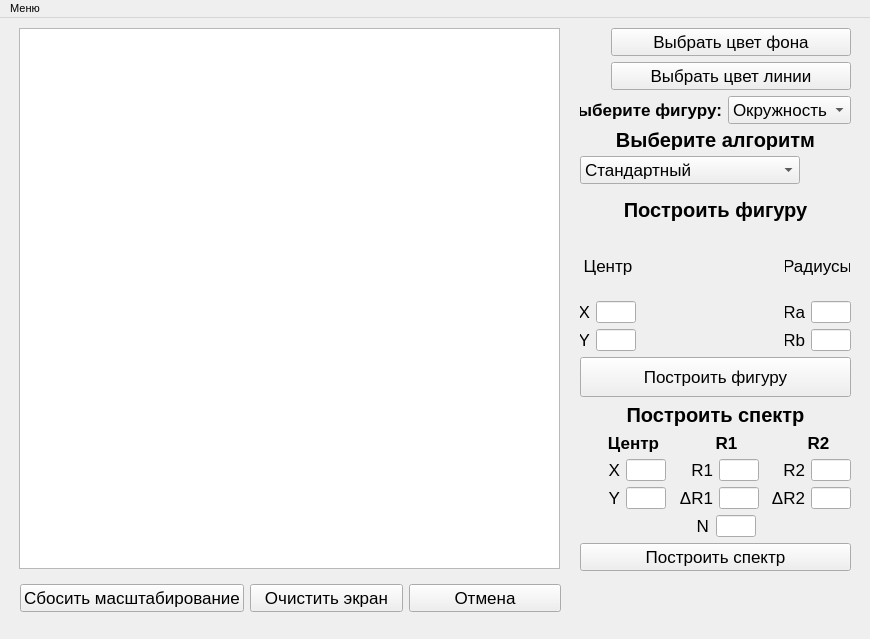
<?xml version="1.0" encoding="UTF-8"?>
<ui version="4.0">
 <class>MainWindow</class>
 <widget class="QMainWindow" name="MainWindow">
  <property name="geometry">
   <rect>
    <x>0</x>
    <y>0</y>
    <width>870</width>
    <height>639</height>
   </rect>
  </property>
  <property name="maximumSize">
   <size>
    <width>16777215</width>
    <height>16777215</height>
   </size>
  </property>
  <property name="font">
   <font>
    <pointsize>8</pointsize>
   </font>
  </property>
  <property name="windowTitle">
   <string>Лабораторная работа №4</string>
  </property>
  <widget class="QWidget" name="centralwidget">
   <widget class="QSplitter" name="splitter">
    <property name="geometry">
     <rect>
      <x>19</x>
      <y>10</y>
      <width>541</width>
      <height>541</height>
     </rect>
    </property>
    <property name="orientation">
     <enum>Qt::Vertical</enum>
    </property>
    <widget class="QGraphicsView" name="graphicsView">
     <property name="maximumSize">
      <size>
       <width>16777215</width>
       <height>16777215</height>
      </size>
     </property>
     <property name="verticalScrollBarPolicy">
      <enum>Qt::ScrollBarAsNeeded</enum>
     </property>
     <property name="horizontalScrollBarPolicy">
      <enum>Qt::ScrollBarAsNeeded</enum>
     </property>
    </widget>
   </widget>
   <widget class="QWidget" name="verticalLayoutWidget_2">
    <property name="geometry">
     <rect>
      <x>580</x>
      <y>10</y>
      <width>271</width>
      <height>543</height>
     </rect>
    </property>
    <layout class="QVBoxLayout" name="verticalLayout_7">
     <item>
      <layout class="QHBoxLayout" name="horizontalLayout_19">
       <item>
        <widget class="QLabel" name="label_bc">
         <property name="maximumSize">
          <size>
           <width>25</width>
           <height>25</height>
          </size>
         </property>
         <property name="text">
          <string/>
         </property>
        </widget>
       </item>
       <item>
        <widget class="QPushButton" name="pushButton_back_color">
         <property name="font">
          <font>
           <pointsize>13</pointsize>
          </font>
         </property>
         <property name="text">
          <string>Выбрать цвет фона</string>
         </property>
        </widget>
       </item>
      </layout>
     </item>
     <item>
      <layout class="QHBoxLayout" name="horizontalLayout_20">
       <item>
        <widget class="QLabel" name="label_lc">
         <property name="maximumSize">
          <size>
           <width>25</width>
           <height>25</height>
          </size>
         </property>
         <property name="text">
          <string/>
         </property>
        </widget>
       </item>
       <item>
        <widget class="QPushButton" name="pushButton_line_color">
         <property name="font">
          <font>
           <pointsize>13</pointsize>
          </font>
         </property>
         <property name="text">
          <string>Выбрать цвет линии</string>
         </property>
        </widget>
       </item>
      </layout>
     </item>
     <item>
      <layout class="QHBoxLayout" name="horizontalLayout_16">
       <item>
        <widget class="QLabel" name="label_14">
         <property name="maximumSize">
          <size>
           <width>16777215</width>
           <height>20</height>
          </size>
         </property>
         <property name="font">
          <font>
           <pointsize>13</pointsize>
           <bold>true</bold>
          </font>
         </property>
         <property name="text">
          <string>Выберите фигуру:</string>
         </property>
         <property name="alignment">
          <set>Qt::AlignRight|Qt::AlignTrailing|Qt::AlignVCenter</set>
         </property>
        </widget>
       </item>
       <item>
        <widget class="QComboBox" name="comboBox_figure">
         <property name="maximumSize">
          <size>
           <width>220</width>
           <height>16777215</height>
          </size>
         </property>
         <property name="font">
          <font>
           <pointsize>13</pointsize>
          </font>
         </property>
         <item>
          <property name="text">
           <string>Окружность</string>
          </property>
         </item>
         <item>
          <property name="text">
           <string>Эллипс</string>
          </property>
         </item>
        </widget>
       </item>
      </layout>
     </item>
     <item>
      <layout class="QVBoxLayout" name="verticalLayout">
       <item>
        <widget class="QLabel" name="label">
         <property name="maximumSize">
          <size>
           <width>16777215</width>
           <height>20</height>
          </size>
         </property>
         <property name="font">
          <font>
           <pointsize>15</pointsize>
           <bold>true</bold>
          </font>
         </property>
         <property name="text">
          <string>Выберите алгоритм</string>
         </property>
         <property name="alignment">
          <set>Qt::AlignCenter</set>
         </property>
        </widget>
       </item>
       <item>
        <widget class="QComboBox" name="comboBox_method">
         <property name="maximumSize">
          <size>
           <width>220</width>
           <height>16777215</height>
          </size>
         </property>
         <property name="font">
          <font>
           <pointsize>13</pointsize>
          </font>
         </property>
         <item>
          <property name="text">
           <string>Стандартный</string>
          </property>
         </item>
         <item>
          <property name="text">
           <string>Каноническое уравнение</string>
          </property>
         </item>
         <item>
          <property name="text">
           <string>Параметрическое уравнение</string>
          </property>
         </item>
         <item>
          <property name="text">
           <string>Алгоритм Брезенхема</string>
          </property>
         </item>
         <item>
          <property name="text">
           <string>Алгоритм средней точки</string>
          </property>
         </item>
        </widget>
       </item>
      </layout>
     </item>
     <item>
      <layout class="QVBoxLayout" name="verticalLayout_5">
       <item>
        <widget class="QLabel" name="label_2">
         <property name="maximumSize">
          <size>
           <width>16777215</width>
           <height>40</height>
          </size>
         </property>
         <property name="font">
          <font>
           <pointsize>15</pointsize>
           <bold>true</bold>
          </font>
         </property>
         <property name="text">
          <string>Построить фигуру</string>
         </property>
         <property name="alignment">
          <set>Qt::AlignCenter</set>
         </property>
        </widget>
       </item>
       <item>
        <layout class="QHBoxLayout" name="horizontalLayout_7">
         <item>
          <layout class="QVBoxLayout" name="verticalLayout_2">
           <item>
            <widget class="QLabel" name="label_3">
             <property name="maximumSize">
              <size>
               <width>65</width>
               <height>16777215</height>
              </size>
             </property>
             <property name="font">
              <font>
               <pointsize>13</pointsize>
              </font>
             </property>
             <property name="layoutDirection">
              <enum>Qt::RightToLeft</enum>
             </property>
             <property name="text">
              <string>Центр</string>
             </property>
             <property name="alignment">
              <set>Qt::AlignCenter</set>
             </property>
            </widget>
           </item>
           <item>
            <layout class="QHBoxLayout" name="horizontalLayout_3">
             <item>
              <widget class="QLabel" name="label_5">
               <property name="maximumSize">
                <size>
                 <width>10</width>
                 <height>16777215</height>
                </size>
               </property>
               <property name="font">
                <font>
                 <pointsize>13</pointsize>
                </font>
               </property>
               <property name="text">
                <string>X</string>
               </property>
               <property name="alignment">
                <set>Qt::AlignRight|Qt::AlignTrailing|Qt::AlignVCenter</set>
               </property>
              </widget>
             </item>
             <item>
              <widget class="QLineEdit" name="lineEdit_figure_x">
               <property name="minimumSize">
                <size>
                 <width>0</width>
                 <height>0</height>
                </size>
               </property>
               <property name="maximumSize">
                <size>
                 <width>40</width>
                 <height>16777215</height>
                </size>
               </property>
               <property name="sizeIncrement">
                <size>
                 <width>0</width>
                 <height>0</height>
                </size>
               </property>
               <property name="layoutDirection">
                <enum>Qt::RightToLeft</enum>
               </property>
              </widget>
             </item>
            </layout>
           </item>
           <item>
            <layout class="QHBoxLayout" name="horizontalLayout_6">
             <item>
              <widget class="QLabel" name="label_6">
               <property name="maximumSize">
                <size>
                 <width>10</width>
                 <height>16777215</height>
                </size>
               </property>
               <property name="font">
                <font>
                 <pointsize>13</pointsize>
                </font>
               </property>
               <property name="text">
                <string>Y</string>
               </property>
               <property name="alignment">
                <set>Qt::AlignRight|Qt::AlignTrailing|Qt::AlignVCenter</set>
               </property>
              </widget>
             </item>
             <item>
              <widget class="QLineEdit" name="lineEdit_figure_y">
               <property name="maximumSize">
                <size>
                 <width>40</width>
                 <height>16777215</height>
                </size>
               </property>
               <property name="layoutDirection">
                <enum>Qt::RightToLeft</enum>
               </property>
              </widget>
             </item>
            </layout>
           </item>
          </layout>
         </item>
         <item>
          <spacer name="horizontalSpacer">
           <property name="orientation">
            <enum>Qt::Horizontal</enum>
           </property>
           <property name="sizeHint" stdset="0">
            <size>
             <width>40</width>
             <height>20</height>
            </size>
           </property>
          </spacer>
         </item>
         <item>
          <layout class="QVBoxLayout" name="verticalLayout_4">
           <item>
            <widget class="QLabel" name="label_4">
             <property name="maximumSize">
              <size>
               <width>65</width>
               <height>16777215</height>
              </size>
             </property>
             <property name="font">
              <font>
               <pointsize>13</pointsize>
              </font>
             </property>
             <property name="layoutDirection">
              <enum>Qt::LeftToRight</enum>
             </property>
             <property name="text">
              <string>Радиусы</string>
             </property>
             <property name="textFormat">
              <enum>Qt::AutoText</enum>
             </property>
             <property name="alignment">
              <set>Qt::AlignCenter</set>
             </property>
            </widget>
           </item>
           <item>
            <layout class="QHBoxLayout" name="horizontalLayout">
             <item>
              <widget class="QLabel" name="label_7">
               <property name="maximumSize">
                <size>
                 <width>20</width>
                 <height>16777215</height>
                </size>
               </property>
               <property name="font">
                <font>
                 <pointsize>13</pointsize>
                </font>
               </property>
               <property name="text">
                <string>Ra</string>
               </property>
               <property name="alignment">
                <set>Qt::AlignRight|Qt::AlignTrailing|Qt::AlignVCenter</set>
               </property>
              </widget>
             </item>
             <item>
              <widget class="QLineEdit" name="lineEdit_figure_r1">
               <property name="maximumSize">
                <size>
                 <width>40</width>
                 <height>16777215</height>
                </size>
               </property>
              </widget>
             </item>
            </layout>
           </item>
           <item>
            <layout class="QHBoxLayout" name="horizontalLayout_2">
             <item>
              <widget class="QLabel" name="label_8">
               <property name="maximumSize">
                <size>
                 <width>20</width>
                 <height>16777215</height>
                </size>
               </property>
               <property name="font">
                <font>
                 <pointsize>13</pointsize>
                </font>
               </property>
               <property name="layoutDirection">
                <enum>Qt::LeftToRight</enum>
               </property>
               <property name="text">
                <string>Rb</string>
               </property>
               <property name="alignment">
                <set>Qt::AlignRight|Qt::AlignTrailing|Qt::AlignVCenter</set>
               </property>
              </widget>
             </item>
             <item>
              <widget class="QLineEdit" name="lineEdit_figure_r2">
               <property name="maximumSize">
                <size>
                 <width>40</width>
                 <height>16777215</height>
                </size>
               </property>
              </widget>
             </item>
            </layout>
           </item>
          </layout>
         </item>
        </layout>
       </item>
       <item>
        <widget class="QPushButton" name="pushButton_figure">
         <property name="maximumSize">
          <size>
           <width>16777215</width>
           <height>40</height>
          </size>
         </property>
         <property name="font">
          <font>
           <pointsize>13</pointsize>
          </font>
         </property>
         <property name="text">
          <string>Построить фигуру</string>
         </property>
         <property name="shortcut">
          <string>Ctrl+F</string>
         </property>
        </widget>
       </item>
       <item>
        <layout class="QVBoxLayout" name="verticalLayout_8">
         <item>
          <widget class="QLabel" name="label_9">
           <property name="maximumSize">
            <size>
             <width>16777215</width>
             <height>40</height>
            </size>
           </property>
           <property name="font">
            <font>
             <pointsize>15</pointsize>
             <bold>true</bold>
            </font>
           </property>
           <property name="text">
            <string>Построить спектр</string>
           </property>
           <property name="alignment">
            <set>Qt::AlignCenter</set>
           </property>
          </widget>
         </item>
         <item>
          <layout class="QHBoxLayout" name="horizontalLayout_18">
           <item>
            <layout class="QVBoxLayout" name="verticalLayout_3">
             <item>
              <widget class="QLabel" name="label_15">
               <property name="maximumSize">
                <size>
                 <width>65</width>
                 <height>16777215</height>
                </size>
               </property>
               <property name="font">
                <font>
                 <pointsize>13</pointsize>
                 <bold>true</bold>
                </font>
               </property>
               <property name="layoutDirection">
                <enum>Qt::RightToLeft</enum>
               </property>
               <property name="text">
                <string>Центр</string>
               </property>
               <property name="alignment">
                <set>Qt::AlignBottom|Qt::AlignHCenter</set>
               </property>
              </widget>
             </item>
             <item>
              <layout class="QHBoxLayout" name="horizontalLayout_5">
               <item>
                <widget class="QLabel" name="label_10">
                 <property name="font">
                  <font>
                   <pointsize>13</pointsize>
                  </font>
                 </property>
                 <property name="text">
                  <string>X</string>
                 </property>
                 <property name="alignment">
                  <set>Qt::AlignRight|Qt::AlignTrailing|Qt::AlignVCenter</set>
                 </property>
                </widget>
               </item>
               <item>
                <widget class="QLineEdit" name="lineEdit_spectrum_x">
                 <property name="maximumSize">
                  <size>
                   <width>40</width>
                   <height>16777215</height>
                  </size>
                 </property>
                 <property name="text">
                  <string/>
                 </property>
                </widget>
               </item>
              </layout>
             </item>
             <item>
              <layout class="QHBoxLayout" name="horizontalLayout_4">
               <item>
                <widget class="QLabel" name="label_11">
                 <property name="font">
                  <font>
                   <pointsize>13</pointsize>
                  </font>
                 </property>
                 <property name="text">
                  <string>Y</string>
                 </property>
                 <property name="alignment">
                  <set>Qt::AlignRight|Qt::AlignTrailing|Qt::AlignVCenter</set>
                 </property>
                </widget>
               </item>
               <item>
                <widget class="QLineEdit" name="lineEdit_spectrum_y">
                 <property name="maximumSize">
                  <size>
                   <width>40</width>
                   <height>16777215</height>
                  </size>
                 </property>
                 <property name="text">
                  <string/>
                 </property>
                </widget>
               </item>
              </layout>
             </item>
            </layout>
           </item>
           <item>
            <layout class="QVBoxLayout" name="verticalLayout_6">
             <item>
              <widget class="QLabel" name="label_16">
               <property name="maximumSize">
                <size>
                 <width>65</width>
                 <height>16777215</height>
                </size>
               </property>
               <property name="font">
                <font>
                 <pointsize>13</pointsize>
                 <bold>true</bold>
                </font>
               </property>
               <property name="layoutDirection">
                <enum>Qt::RightToLeft</enum>
               </property>
               <property name="text">
                <string>R1</string>
               </property>
               <property name="alignment">
                <set>Qt::AlignBottom|Qt::AlignHCenter</set>
               </property>
              </widget>
             </item>
             <item>
              <layout class="QHBoxLayout" name="horizontalLayout_8">
               <item>
                <widget class="QLabel" name="label_12">
                 <property name="font">
                  <font>
                   <pointsize>13</pointsize>
                  </font>
                 </property>
                 <property name="layoutDirection">
                  <enum>Qt::LeftToRight</enum>
                 </property>
                 <property name="text">
                  <string>R1</string>
                 </property>
                 <property name="alignment">
                  <set>Qt::AlignRight|Qt::AlignTrailing|Qt::AlignVCenter</set>
                 </property>
                </widget>
               </item>
               <item>
                <widget class="QLineEdit" name="lineEdit_spectrum_r1">
                 <property name="maximumSize">
                  <size>
                   <width>40</width>
                   <height>16777215</height>
                  </size>
                 </property>
                 <property name="text">
                  <string/>
                 </property>
                </widget>
               </item>
              </layout>
             </item>
             <item>
              <layout class="QHBoxLayout" name="horizontalLayout_9">
               <item>
                <widget class="QLabel" name="label_13">
                 <property name="font">
                  <font>
                   <pointsize>13</pointsize>
                  </font>
                 </property>
                 <property name="text">
                  <string>ΔR1</string>
                 </property>
                 <property name="alignment">
                  <set>Qt::AlignRight|Qt::AlignTrailing|Qt::AlignVCenter</set>
                 </property>
                </widget>
               </item>
               <item>
                <widget class="QLineEdit" name="lineEdit_spectrum_dr1">
                 <property name="maximumSize">
                  <size>
                   <width>40</width>
                   <height>16777215</height>
                  </size>
                 </property>
                 <property name="text">
                  <string/>
                 </property>
                </widget>
               </item>
              </layout>
             </item>
            </layout>
           </item>
           <item>
            <layout class="QVBoxLayout" name="verticalLayout_9">
             <item>
              <widget class="QLabel" name="label_17">
               <property name="maximumSize">
                <size>
                 <width>65</width>
                 <height>16777215</height>
                </size>
               </property>
               <property name="font">
                <font>
                 <pointsize>13</pointsize>
                 <bold>true</bold>
                </font>
               </property>
               <property name="layoutDirection">
                <enum>Qt::RightToLeft</enum>
               </property>
               <property name="text">
                <string>R2</string>
               </property>
               <property name="alignment">
                <set>Qt::AlignBottom|Qt::AlignHCenter</set>
               </property>
              </widget>
             </item>
             <item>
              <layout class="QHBoxLayout" name="horizontalLayout_10">
               <item>
                <widget class="QLabel" name="label_18">
                 <property name="font">
                  <font>
                   <pointsize>13</pointsize>
                  </font>
                 </property>
                 <property name="layoutDirection">
                  <enum>Qt::LeftToRight</enum>
                 </property>
                 <property name="text">
                  <string>R2</string>
                 </property>
                 <property name="alignment">
                  <set>Qt::AlignRight|Qt::AlignTrailing|Qt::AlignVCenter</set>
                 </property>
                </widget>
               </item>
               <item>
                <widget class="QLineEdit" name="lineEdit_spectrum_r2">
                 <property name="maximumSize">
                  <size>
                   <width>40</width>
                   <height>16777215</height>
                  </size>
                 </property>
                 <property name="text">
                  <string/>
                 </property>
                </widget>
               </item>
              </layout>
             </item>
             <item>
              <layout class="QHBoxLayout" name="horizontalLayout_12">
               <item>
                <widget class="QLabel" name="label_19">
                 <property name="font">
                  <font>
                   <pointsize>13</pointsize>
                  </font>
                 </property>
                 <property name="text">
                  <string>ΔR2</string>
                 </property>
                 <property name="alignment">
                  <set>Qt::AlignRight|Qt::AlignTrailing|Qt::AlignVCenter</set>
                 </property>
                </widget>
               </item>
               <item>
                <widget class="QLineEdit" name="lineEdit_spectrum_dr2">
                 <property name="maximumSize">
                  <size>
                   <width>40</width>
                   <height>16777215</height>
                  </size>
                 </property>
                 <property name="text">
                  <string/>
                 </property>
                </widget>
               </item>
              </layout>
             </item>
            </layout>
           </item>
          </layout>
         </item>
         <item>
          <layout class="QHBoxLayout" name="horizontalLayout_15">
           <item>
            <spacer name="horizontalSpacer_2">
             <property name="orientation">
              <enum>Qt::Horizontal</enum>
             </property>
             <property name="sizeType">
              <enum>QSizePolicy::Fixed</enum>
             </property>
             <property name="sizeHint" stdset="0">
              <size>
               <width>81</width>
               <height>20</height>
              </size>
             </property>
            </spacer>
           </item>
           <item>
            <layout class="QHBoxLayout" name="horizontalLayout_17">
             <property name="spacing">
              <number>7</number>
             </property>
             <property name="leftMargin">
              <number>0</number>
             </property>
             <property name="topMargin">
              <number>0</number>
             </property>
             <property name="rightMargin">
              <number>0</number>
             </property>
             <property name="bottomMargin">
              <number>0</number>
             </property>
             <item>
              <widget class="QLabel" name="label_20">
               <property name="font">
                <font>
                 <pointsize>13</pointsize>
                </font>
               </property>
               <property name="layoutDirection">
                <enum>Qt::LeftToRight</enum>
               </property>
               <property name="text">
                <string>N</string>
               </property>
               <property name="alignment">
                <set>Qt::AlignRight|Qt::AlignTrailing|Qt::AlignVCenter</set>
               </property>
              </widget>
             </item>
             <item>
              <widget class="QLineEdit" name="lineEdit_spectrum_n">
               <property name="maximumSize">
                <size>
                 <width>40</width>
                 <height>16777215</height>
                </size>
               </property>
               <property name="text">
                <string/>
               </property>
              </widget>
             </item>
            </layout>
           </item>
           <item>
            <spacer name="horizontalSpacer_5">
             <property name="orientation">
              <enum>Qt::Horizontal</enum>
             </property>
             <property name="sizeHint" stdset="0">
              <size>
               <width>40</width>
               <height>20</height>
              </size>
             </property>
            </spacer>
           </item>
          </layout>
         </item>
         <item>
          <widget class="QPushButton" name="pushButton_spectrum">
           <property name="maximumSize">
            <size>
             <width>16777215</width>
             <height>40</height>
            </size>
           </property>
           <property name="font">
            <font>
             <pointsize>13</pointsize>
            </font>
           </property>
           <property name="text">
            <string>Построить спектр</string>
           </property>
           <property name="shortcut">
            <string>Ctrl+S</string>
           </property>
          </widget>
         </item>
        </layout>
       </item>
      </layout>
     </item>
    </layout>
   </widget>
   <widget class="QWidget" name="horizontalLayoutWidget_3">
    <property name="geometry">
     <rect>
      <x>20</x>
      <y>560</y>
      <width>541</width>
      <height>41</height>
     </rect>
    </property>
    <layout class="QHBoxLayout" name="horizontalLayout_11">
     <item>
      <widget class="QPushButton" name="pushButton_reset_scale">
       <property name="font">
        <font>
         <pointsize>13</pointsize>
        </font>
       </property>
       <property name="text">
        <string>Сбосить масштабирование</string>
       </property>
      </widget>
     </item>
     <item>
      <widget class="QPushButton" name="pushButton_clear">
       <property name="font">
        <font>
         <pointsize>13</pointsize>
        </font>
       </property>
       <property name="text">
        <string>Очистить экран</string>
       </property>
      </widget>
     </item>
     <item>
      <widget class="QPushButton" name="pushButton_cancel">
       <property name="font">
        <font>
         <pointsize>13</pointsize>
        </font>
       </property>
       <property name="text">
        <string>Отмена</string>
       </property>
      </widget>
     </item>
    </layout>
   </widget>
  </widget>
  <widget class="QMenuBar" name="menubar">
   <property name="geometry">
    <rect>
     <x>0</x>
     <y>0</y>
     <width>870</width>
     <height>24</height>
    </rect>
   </property>
   <widget class="QMenu" name="menu">
    <property name="title">
     <string>Меню</string>
    </property>
    <addaction name="author_info_action"/>
    <addaction name="program_info_action"/>
    <addaction name="exit_action"/>
   </widget>
   <addaction name="menu"/>
  </widget>
  <action name="author_info_action">
   <property name="text">
    <string>Об авторе</string>
   </property>
  </action>
  <action name="program_info_action">
   <property name="text">
    <string>О программе</string>
   </property>
  </action>
  <action name="exit_action">
   <property name="text">
    <string>Выйти</string>
   </property>
  </action>
 </widget>
 <resources/>
 <connections/>
</ui>
